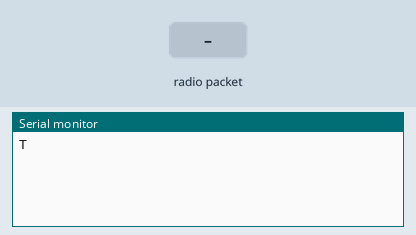
The sketch below on a simulated Arduino Uno, built with avr-gcc and run on an emulated ATmega328P. Shown: the last lines printed to the serial monitor. The inputs (shaded band) are chosen by the test bench. No radio packets arrive unless stated.

Above: at 1.2 s.
1.3 s: radio packet "1" arrives
At 2.4 s:
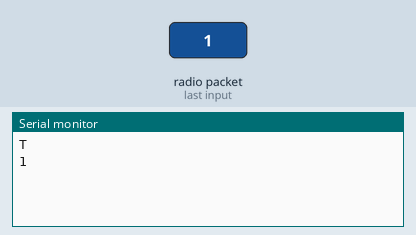
2.8 s: radio packet "0" arrives
At 3.5 s:
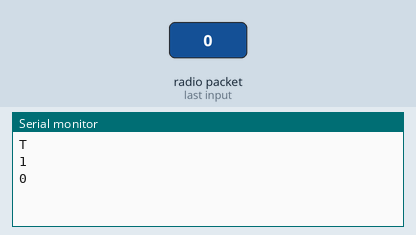
4.3 s: radio packet "2" arrives
At 4.7 s:
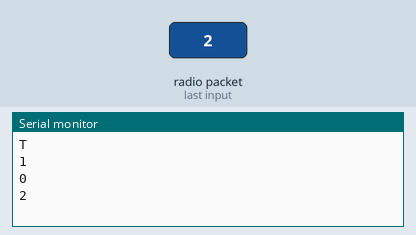

Measured:
- after the input at 1.3 s, the serial monitor: prints a new line at once (image 1)
- after the input at 2.8 s, the serial monitor: prints a new line at once (image 2)
- after the input at 4.3 s, the serial monitor: prints a new line at once (image 3)

The sketch:

NRF_REX_TEST.ino.ino
```cpp
#include <SPI.h>
#include <nRF24L01.h>
#include <RF24.h>
RF24 radio(9, 10); // CE, CSN
const byte address[6] = "00001";
void setup() {
  Serial.begin(9600);
  radio.begin();
  radio.openReadingPipe(0, address);
  radio.setPALevel(RF24_PA_LOW);
  radio.startListening();
  Serial.println("T");
}
void loop() {
  if (radio.available()) {
    char text[32] = "";
    radio.read(&text, sizeof(text));
    Serial.println(text);
  }
}
```
